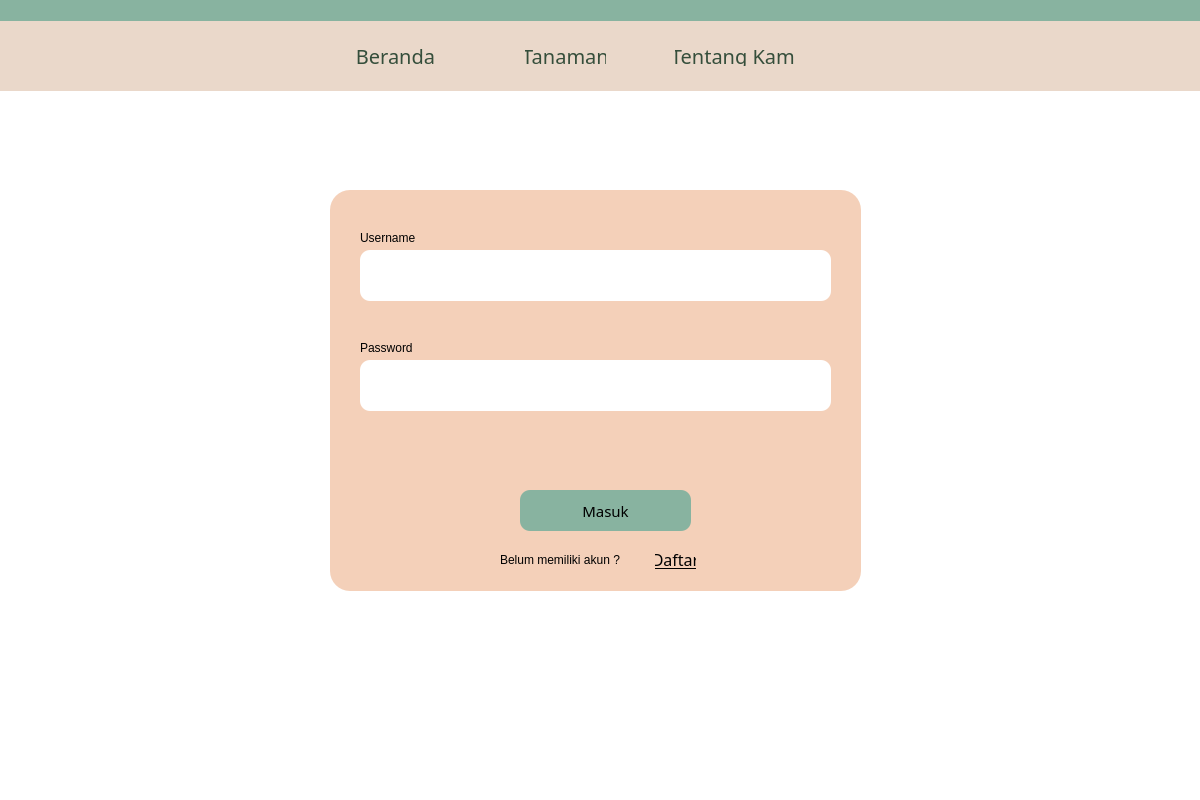
<?xml version="1.0" encoding="UTF-8"?>
<ui version="4.0">
 <class>Dialog</class>
 <widget class="QDialog" name="Dialog">
  <property name="geometry">
   <rect>
    <x>0</x>
    <y>0</y>
    <width>1200</width>
    <height>800</height>
   </rect>
  </property>
  <property name="minimumSize">
   <size>
    <width>1200</width>
    <height>800</height>
   </size>
  </property>
  <property name="maximumSize">
   <size>
    <width>1200</width>
    <height>800</height>
   </size>
  </property>
  <property name="windowTitle">
   <string>Dialog</string>
  </property>
  <widget class="QWidget" name="bgwidget" native="true">
   <property name="enabled">
    <bool>true</bool>
   </property>
   <property name="geometry">
    <rect>
     <x>0</x>
     <y>0</y>
     <width>1200</width>
     <height>800</height>
    </rect>
   </property>
   <property name="minimumSize">
    <size>
     <width>1200</width>
     <height>800</height>
    </size>
   </property>
   <property name="maximumSize">
    <size>
     <width>1200</width>
     <height>800</height>
    </size>
   </property>
   <property name="autoFillBackground">
    <bool>false</bool>
   </property>
   <property name="styleSheet">
    <string notr="true">QWidget#bgwidget{
background-color: white;}</string>
   </property>
   <widget class="QFrame" name="loginframe">
    <property name="geometry">
     <rect>
      <x>330</x>
      <y>190</y>
      <width>531</width>
      <height>401</height>
     </rect>
    </property>
    <property name="styleSheet">
     <string notr="true">QFrame#loginframe{
	background-color: rgb(244, 208, 185);
    border: 0px solid #555;
    border-radius: 20px;
    border-style: outset;
    padding: 5px;
}</string>
    </property>
    <property name="frameShape">
     <enum>QFrame::StyledPanel</enum>
    </property>
    <property name="frameShadow">
     <enum>QFrame::Raised</enum>
    </property>
    <widget class="QLineEdit" name="usernamebox">
     <property name="geometry">
      <rect>
       <x>30</x>
       <y>60</y>
       <width>471</width>
       <height>51</height>
      </rect>
     </property>
     <property name="styleSheet">
      <string notr="true">QLineEdit#usernamebox{
	background-color: white;
    border: 0px solid #555;
    border-radius: 10px;
    border-style: outset;
    padding: 5px;
	font: 12pt &quot;Sansita&quot;;
}</string>
     </property>
     <property name="text">
      <string/>
     </property>
    </widget>
    <widget class="QLineEdit" name="usernamebox_2">
     <property name="geometry">
      <rect>
       <x>30</x>
       <y>170</y>
       <width>471</width>
       <height>51</height>
      </rect>
     </property>
     <property name="styleSheet">
      <string notr="true">QLineEdit#usernamebox_2{
	background-color: white;
    border: 0px solid #555;
    border-radius: 10px;
    border-style: outset;
    padding: 5px;
	font: 12pt &quot;Sansita&quot;;
}</string>
     </property>
     <property name="text">
      <string/>
     </property>
    </widget>
    <widget class="QPushButton" name="QPushButton_3">
     <property name="geometry">
      <rect>
       <x>190</x>
       <y>300</y>
       <width>171</width>
       <height>41</height>
      </rect>
     </property>
     <property name="font">
      <font>
       <family>Sansita</family>
       <pointsize>11</pointsize>
      </font>
     </property>
     <property name="styleSheet">
      <string notr="true">QPushButton {
    border: 0px solid #555;
    border-radius: 10px;
    border-style: outset;
    padding: 5px;
	color : black;
    background-color : rgb(136, 179, 160);
    }

QPushButton:hover {
	color : white;
    background-color : rgb(85, 170, 127)
    }

QPushButton:pressed {
    border-style: inset;
    background: qradialgradient(
        cx: 0.4, cy: -0.1, fx: 0.4, fy: -0.1,
        radius: 1.35, stop: 0 #fff, stop: 1 #ddd
        );
    }</string>
     </property>
     <property name="text">
      <string>Masuk</string>
     </property>
     <property name="checkable">
      <bool>false</bool>
     </property>
    </widget>
    <widget class="QLabel" name="label_2">
     <property name="geometry">
      <rect>
       <x>30</x>
       <y>150</y>
       <width>81</width>
       <height>16</height>
      </rect>
     </property>
     <property name="styleSheet">
      <string notr="true">font: 12pt &quot;Sansita&quot;;</string>
     </property>
     <property name="text">
      <string>Password</string>
     </property>
    </widget>
    <widget class="QLabel" name="label_3">
     <property name="geometry">
      <rect>
       <x>30</x>
       <y>40</y>
       <width>81</width>
       <height>16</height>
      </rect>
     </property>
     <property name="styleSheet">
      <string notr="true">font: 12pt &quot;Sansita&quot;;</string>
     </property>
     <property name="text">
      <string>Username</string>
     </property>
    </widget>
    <widget class="QLabel" name="label_5">
     <property name="geometry">
      <rect>
       <x>170</x>
       <y>360</y>
       <width>161</width>
       <height>20</height>
      </rect>
     </property>
     <property name="styleSheet">
      <string notr="true">font: 12pt &quot;Sansita&quot;;</string>
     </property>
     <property name="text">
      <string>Belum memiliki akun ?</string>
     </property>
    </widget>
    <widget class="QPushButton" name="daftarButton">
     <property name="geometry">
      <rect>
       <x>320</x>
       <y>354</y>
       <width>51</width>
       <height>31</height>
      </rect>
     </property>
     <property name="font">
      <font>
       <family>Sansita</family>
       <pointsize>12</pointsize>
       <underline>true</underline>
      </font>
     </property>
     <property name="styleSheet">
      <string notr="true">QPushButton {
    border: 0px solid #555;
    border-radius: 15px;
    border-style: outset;
    padding: 5px;
	color : black;
	text-decoration: underline;
    background-color : rgb(244, 208, 185);
    }

QPushButton:hover {
	color : white;
	text-decoration: underline; 
    }</string>
     </property>
     <property name="text">
      <string>Daftar</string>
     </property>
     <property name="checkable">
      <bool>false</bool>
     </property>
    </widget>
   </widget>
   <widget class="QFrame" name="navbar">
    <property name="geometry">
     <rect>
      <x>0</x>
      <y>0</y>
      <width>1211</width>
      <height>91</height>
     </rect>
    </property>
    <property name="styleSheet">
     <string notr="true">QFrame#navbar{
	background-color: rgb(234, 216, 202);
   
    border-style: outset;
    padding: 5px;
}</string>
    </property>
    <property name="frameShape">
     <enum>QFrame::StyledPanel</enum>
    </property>
    <property name="frameShadow">
     <enum>QFrame::Raised</enum>
    </property>
    <widget class="QFrame" name="frame_2">
     <property name="geometry">
      <rect>
       <x>-10</x>
       <y>-30</y>
       <width>1211</width>
       <height>51</height>
      </rect>
     </property>
     <property name="styleSheet">
      <string notr="true">QFrame#frame_2{
	background-color: rgb(136, 179, 160);
   
    border-style: outset;
    padding: 5px;
}</string>
     </property>
     <property name="frameShape">
      <enum>QFrame::StyledPanel</enum>
     </property>
     <property name="frameShadow">
      <enum>QFrame::Raised</enum>
     </property>
    </widget>
    <widget class="QLabel" name="Logo_4">
     <property name="geometry">
      <rect>
       <x>0</x>
       <y>0</y>
       <width>281</width>
       <height>121</height>
      </rect>
     </property>
     <property name="styleSheet">
      <string notr="true">font: 87 26pt &quot;Sansita&quot;;
color : rgb(0, 0, 0) </string>
     </property>
     <property name="text">
      <string/>
     </property>
     <property name="pixmap">
      <pixmap>../../../../../../../../Downloads/1E284E92-8854-46D1-BC93-31B6BD0FC54D-removebg-preview 1.png</pixmap>
     </property>
     <property name="scaledContents">
      <bool>true</bool>
     </property>
     <property name="alignment">
      <set>Qt::AlignCenter</set>
     </property>
    </widget>
    <widget class="QPushButton" name="berandaButton_4">
     <property name="geometry">
      <rect>
       <x>350</x>
       <y>40</y>
       <width>91</width>
       <height>31</height>
      </rect>
     </property>
     <property name="font">
      <font>
       <family>Sansita</family>
       <pointsize>15</pointsize>
      </font>
     </property>
     <property name="autoFillBackground">
      <bool>false</bool>
     </property>
     <property name="styleSheet">
      <string notr="true">QPushButton {
    border: 0px solid #555;
    border-radius: 15px;
    border-style: outset;
    padding: 5px;
	color : rgb(53, 78, 59);
    background-color :  rgb(234, 216, 202);
    }

QPushButton:hover {
	color : white;
    }</string>
     </property>
     <property name="text">
      <string>Beranda</string>
     </property>
     <property name="checkable">
      <bool>false</bool>
     </property>
    </widget>
    <widget class="QPushButton" name="tanamanButton_4">
     <property name="geometry">
      <rect>
       <x>520</x>
       <y>40</y>
       <width>91</width>
       <height>31</height>
      </rect>
     </property>
     <property name="font">
      <font>
       <family>Sansita</family>
       <pointsize>15</pointsize>
      </font>
     </property>
     <property name="styleSheet">
      <string notr="true">QPushButton {
    border: 0px solid #555;
    border-radius: 15px;
    border-style: outset;
    padding: 5px;
	color :  rgb(53, 78, 59);
    background-color :  rgb(234, 216, 202);
    }

QPushButton:hover {
	color : white;
    }</string>
     </property>
     <property name="text">
      <string>Tanaman</string>
     </property>
     <property name="checkable">
      <bool>false</bool>
     </property>
    </widget>
    <widget class="QPushButton" name="aboutButton_4">
     <property name="geometry">
      <rect>
       <x>670</x>
       <y>40</y>
       <width>131</width>
       <height>31</height>
      </rect>
     </property>
     <property name="font">
      <font>
       <family>Sansita</family>
       <pointsize>15</pointsize>
      </font>
     </property>
     <property name="styleSheet">
      <string notr="true">QPushButton {
    border: 0px solid #555;
    border-radius: 15px;
    border-style: outset;
    padding: 5px;
	color : rgb(53, 78, 59);
    background-color :  rgb(234, 216, 202);
    }

QPushButton:hover {
	color : white;
    }</string>
     </property>
     <property name="text">
      <string>Tentang Kami</string>
     </property>
     <property name="checkable">
      <bool>false</bool>
     </property>
    </widget>
    <widget class="QPushButton" name="searchButton_3">
     <property name="geometry">
      <rect>
       <x>930</x>
       <y>40</y>
       <width>31</width>
       <height>31</height>
      </rect>
     </property>
     <property name="mouseTracking">
      <bool>false</bool>
     </property>
     <property name="autoFillBackground">
      <bool>false</bool>
     </property>
     <property name="text">
      <string/>
     </property>
     <property name="icon">
      <iconset>
       <normaloff>../../img/Search.png</normaloff>../../img/Search.png</iconset>
     </property>
     <property name="iconSize">
      <size>
       <width>31</width>
       <height>31</height>
      </size>
     </property>
     <property name="autoDefault">
      <bool>true</bool>
     </property>
     <property name="default">
      <bool>false</bool>
     </property>
     <property name="flat">
      <bool>true</bool>
     </property>
    </widget>
    <widget class="QPushButton" name="userButton_3">
     <property name="geometry">
      <rect>
       <x>980</x>
       <y>35</y>
       <width>31</width>
       <height>41</height>
      </rect>
     </property>
     <property name="text">
      <string/>
     </property>
     <property name="icon">
      <iconset>
       <normaloff>../../img/User.png</normaloff>../../img/User.png</iconset>
     </property>
     <property name="iconSize">
      <size>
       <width>31</width>
       <height>41</height>
      </size>
     </property>
     <property name="flat">
      <bool>true</bool>
     </property>
    </widget>
    <widget class="QPushButton" name="cartButton_3">
     <property name="geometry">
      <rect>
       <x>1080</x>
       <y>30</y>
       <width>31</width>
       <height>51</height>
      </rect>
     </property>
     <property name="text">
      <string/>
     </property>
     <property name="icon">
      <iconset>
       <normaloff>../../img/Shopping Cart.png</normaloff>
       <normalon>../../img/Shopping Cart.png</normalon>../../img/Shopping Cart.png</iconset>
     </property>
     <property name="iconSize">
      <size>
       <width>31</width>
       <height>51</height>
      </size>
     </property>
     <property name="autoExclusive">
      <bool>false</bool>
     </property>
     <property name="autoDefault">
      <bool>true</bool>
     </property>
     <property name="flat">
      <bool>true</bool>
     </property>
    </widget>
    <widget class="QLabel" name="notification_4">
     <property name="geometry">
      <rect>
       <x>1030</x>
       <y>40</y>
       <width>31</width>
       <height>31</height>
      </rect>
     </property>
     <property name="text">
      <string/>
     </property>
     <property name="pixmap">
      <pixmap>../../img/Doorbell.png</pixmap>
     </property>
     <property name="scaledContents">
      <bool>true</bool>
     </property>
    </widget>
   </widget>
  </widget>
 </widget>
 <resources/>
 <connections/>
</ui>
